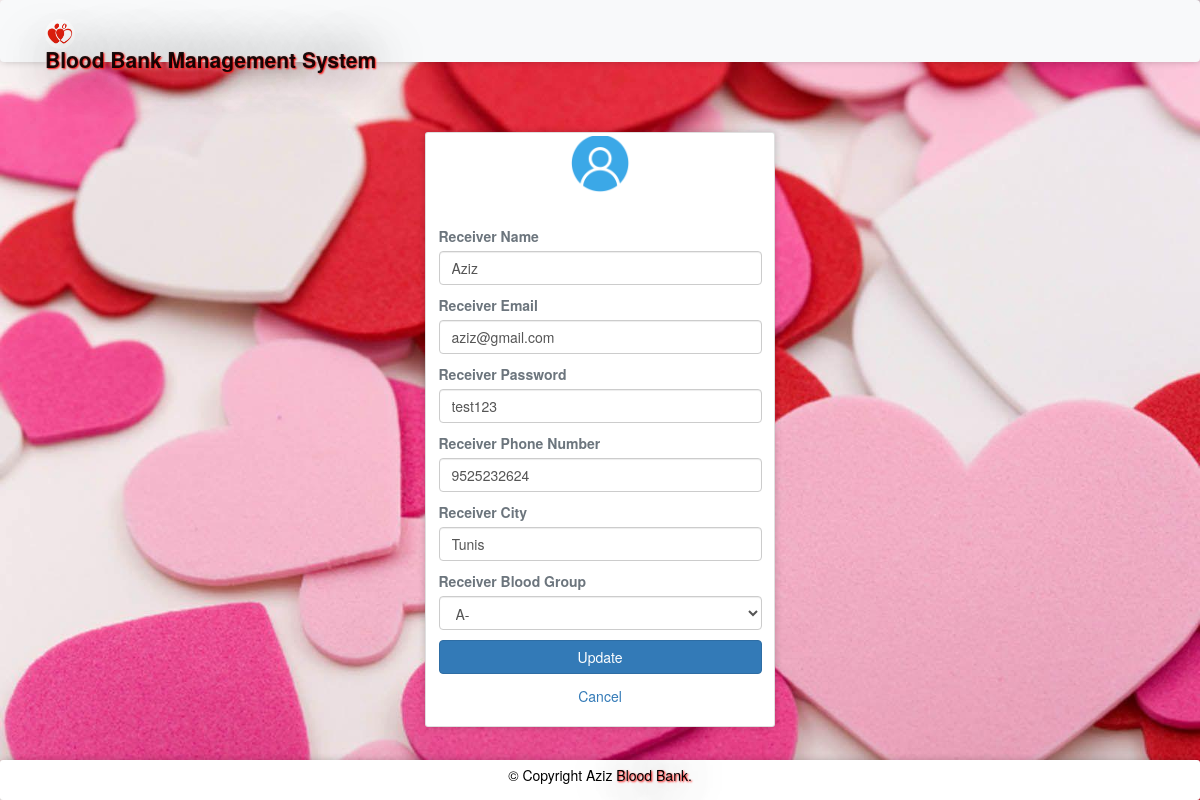
Screenshot of /rprofile.php (signed in) with the database file from the repository.
### tables this page shows
CREATE TABLE IF NOT EXISTS `receivers` (
  `id` int(11) NOT NULL AUTO_INCREMENT,
  `rname` varchar(100) NOT NULL,
  `remail` varchar(100) NOT NULL,
  `rpassword` varchar(100) NOT NULL,
  `rphone` varchar(100) NOT NULL,
  `rbg` varchar(10) NOT NULL,
  `rcity` varchar(100) NOT NULL,
  PRIMARY KEY (`id`)
);

### rprofile.php (the view, shortened to what this page needs)
<?php
require 'file/connection.php';
if(!isset($_SESSION['rid']))
{
  header('location:login.php');
}
else {
	if(isset($_SESSION['rid'])){
		$id=$_SESSION['rid'];
		$sql = "SELECT * FROM receivers WHERE id='$id'";
		$result = mysqli_query($conn, $sql);
		$row = mysqli_fetch_array($result);
	}
}
?>
<!DOCTYPE html>
<html>
<?php require 'head.php';?>
<body>
	<?php require 'header.php'; ?>
	<div class="container cont">
		<div class="row justify-content-center">
			<div class="col-lg-4 col-md-6 col-sm-8 mb-5">
				<div class="card">
					<div class="media justify-content-center mt-1">
						<img src="image/user.png" alt="profile" class="rounded-circle" width="60" height="60">
					</div>
					<div class="card-body">
					   <form action="file/updateprofile.php" method="post">
					   	<label class="text-muted font-weight-bold" class="text-muted font-weight-bold">Receiver Name</label>
						<input type="text" name="rname" value="<?php echo $row['rname']; ?>" class="form-control mb-3">
						<label class="text-muted font-weight-bold" class="text-muted font-weight-bold">Receiver Email</label>
						<input type="email" name="remail" value="<?php echo $row['remail']; ?>" class="form-control mb-3">
						<label class="text-muted font-weight-bold" class="text-muted font-weight-bold">Receiver Password</label>
						<input type="text" name="rpassword" value="<?php echo $row['rpassword']; ?>" class="form-control mb-3">
						<label class="text-muted font-weight-bold" class="text-muted font-weight-bold">Receiver Phone Number</label>
						<input type="text" name="rphone" value="<?php echo $row['rphone']; ?>" class="form-control mb-3">
						<label class="text-muted font-weight-bold" class="text-muted font-weight-bold">Receiver City</label>
						<input type="text" name="rcity" value="<?php echo $row['rcity']; ?>" class="form-control mb-3">
						<label class="text-muted font-weight-bold" class="text-muted font-weight-bold">Receiver Blood Group</label>
						<select class="form-control mb-3" name="bg" required>
                             <option selected><?php echo $row['rbg']; ?></option>
                        </select>
						<input type="submit" name="update" class="btn btn-block btn-primary" value="Update">
					   </form>
					</div>
					<a href="Userpage.html" class="text-center">Cancel</a><br>
				</div>
			</div>
		</div>
	</div>
	<?php require 'footer.php'; ?>
</body>
</html>

### css/style.css (style rules this page uses)
.cont { padding-top: 40px; text-align: justify; font-size: 1em; }
.card ,nav, .footer,tr,video { border-radius: 3px; transition: all 200ms ease-out; box-shadow: 0px 0px 7px rgba(0, 0, 0, 0.2); }
.rounded-circle { margin-top: -2.5px; }
form { padding-top: 20px; }
a:link { text-decoration: none; }

### rprofile.php (style rules this page uses)
body { background: url(jastimage/bb8.jpg) no-repeat center; background-size: cover; min-height: 0; height: 800px; }

### rows the page displays
receivers: rname "Aziz", remail "aziz@gmail.com", rpassword "test123", rphone "9525232624", rcity "Tunis", bg "A-"
